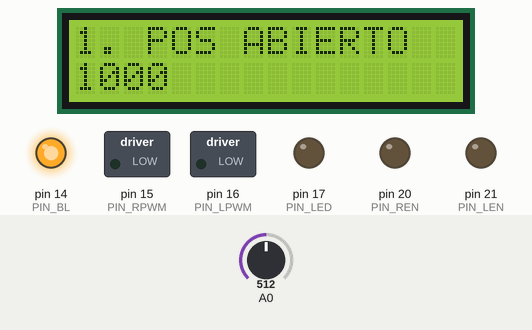
Recording of a sketch running on a simulated Arduino Mega 2560, built with avr-gcc and run on an emulated ATmega2560. Parts: 16×2 character LCD, switched loads named in the sketch (green lamp = pin HIGH), output pins drawn as LEDs (lit = HIGH). The test bench sets the inputs (shaded band); at power-on: A0 = 512. EEPROM starts erased.

Above: at 1.3 s.
1.4 s: A0 set to 53
At 2.6 s:
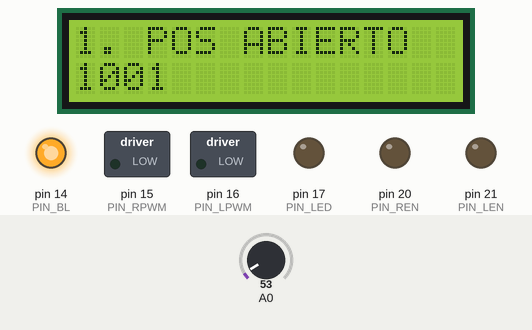
3.0 s: A0 set to 45
At 3.9 s:
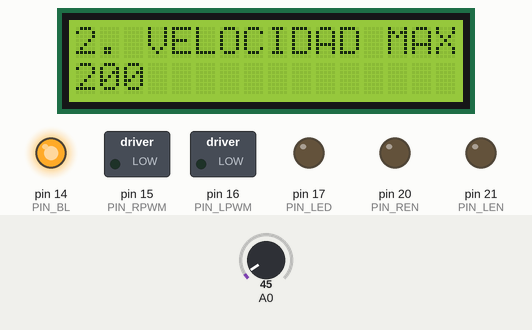
4.6 s: A0 set to 122
At 5.1 s:
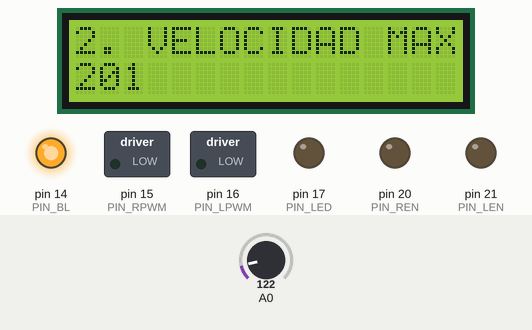
6.2 s: A0 set to 15
At 7.5 s:
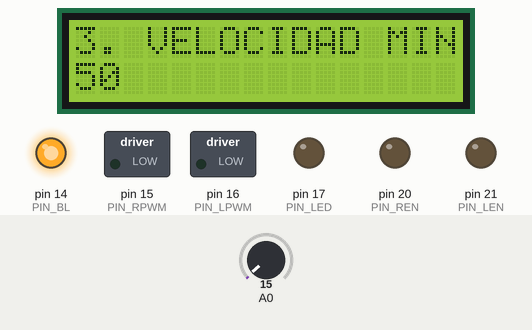
Timing chart, 0 to 8.8 s (numbered marks = the images above; inputs shaded):
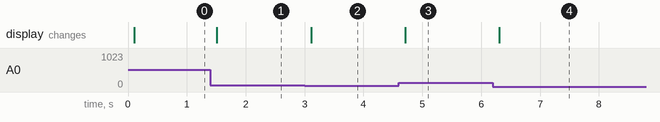

Measured:
- the behaviour switches between 50 and 49 on A0 (found by bisection; images 1 and 2)
- after the input at 1.4 s, the display: changes after 0.11 s (image 1)
- after the input at 3.0 s, the display: changes after 0.11 s (image 2)
- after the input at 4.6 s, the display: changes after 0.11 s (image 3)
- after the input at 6.2 s, the display: changes after 0.11 s (image 4)

The sketch:

programa_menu_v0.1.ino
```cpp
/* MOTOR PUERTA ELEVADOR V0.1

  Abre y cierra una puerta accionada por un motor DC.
  Micrcontrolador ATMega3250.
  Núcleo https://github.com/MCUdude/MegaCore
  Se podría usar ATMega2560 y funcionar como Arduino Mega.
*/

// 3 pinouts (elegir uno)

// Pinout "Arduino Mega"
/*
#define PIN_RPWM 11 // right PWM puente H
#define PIN_LPWM 12 // left PWM puente H
#define PIN_REN 14 // right enable puente H
#define PIN_LEN 15 // left enable puente H
#define PIN_RIS 16 // right alarm (indica error, opcional)
#define PIN_LIS 17 // left alarm (indica error, opcional)
//
#define PIN_D4 4 // LCD D4
#define PIN_D5 5 // LCD D5
#define PIN_D6 6 // LCD D6
#define PIN_D7 7 // LCD D7
#define PIN_RS 8 // LCD register select
#define PIN_EN 9 // LCD enable
#define PIN_BL 10 // LCD back light (se puede regular brillo con PWM)
//
#define PIN_KEYS A0 // keypad (analog input)
#define PIN_KEY A1 // extra key
//
#define PIN_INTA 2 // encoder interrupt A
#define PIN_INTB 3 // encoder interrupt B
//
#define PIN_IN1 18 // entrada 1
#define PIN_IN2 19 // entrada 2
#define PIN_IN3 20 // entrada 3
#define PIN_IN4 21 // entrada 4
#define PIN_IN5 22 // entrada 5
#define PIN_OPN PIN_IN1 // open button (se usa valor definido arriba)
#define PIN_SWC PIN_IN2 // switch closed (final de carrera)
#define PIN_SEN PIN_IN3 // sensor de obstáculo
//
#define PIN_LED 13 // LED opcional
*/

// Pinout "ATMega2560 AVR"
/*
  #define PIN_RPWM 15
  #define PIN_LPWM 16
  #define PIN_REN 20
  #define PIN_LEN 21
  #define PIN_RIS 22
  #define PIN_LIS 23
  //
  #define PIN_D4 6
  #define PIN_D5 7
  #define PIN_D6 8
  #define PIN_D7 9
  #define PIN_RS 18
  #define PIN_EN 19
  #define PIN_BL 14
  //
  #define PIN_KEYS A4
  #define PIN_KEY A5
  //
  #define PIN_INTA 4
  #define PIN_INTB 5
  //
  #define PIN_IN1 24
  #define PIN_IN2 41
  #define PIN_IN3 42
  #define PIN_IN4 43
  #define PIN_IN5 44
  #define PIN_OPN PIN_IN1
  #define PIN_SWC PIN_IN2
  #define PIN_SEN PIN_IN3
  //
  #define PIN_LED 17
*/

// Pinout "ATMega3250 AVR"

  #define PIN_RPWM 15
  #define PIN_LPWM 16
  #define PIN_REN 20
  #define PIN_LEN 21
  #define PIN_RIS 22
  #define PIN_LIS 23
  //
  #define PIN_D4 6
  #define PIN_D5 7
  #define PIN_D6 8
  #define PIN_D7 9
  #define PIN_RS 18
  #define PIN_EN 19
  #define PIN_BL 14
  //
  #define PIN_KEYS A4
  #define PIN_KEY A5
  //
  #define PIN_INTA 4
  #define PIN_INTB 5
  //
  #define PIN_IN1 24
  #define PIN_IN2 41
  #define PIN_IN3 42
  #define PIN_IN4 43
  #define PIN_IN5 44
  #define PIN_OPN PIN_IN1
  #define PIN_SWC PIN_IN2
  #define PIN_SEN PIN_IN3
  //
  #define PIN_LED 17


// PID
float kp = 1;
float ki = 0;
float kd = 0;
// los valores se podrían cambiar en el menu

// Valores ajustables durante la ejecución del programa
// Se guardan en la EEPROM

// Posicion de puerta abierta
// medida con numero de pulsos del encoder
int32_t open_pos = 1000;
// idealmente la posición debe cambiar entre 0 y open_pos

// Ancho de pulso maximo (PWM)
// En el menu se llama velodiad maxima
// Valores entre 0 y 255. Siempre mayor a min_v
int max_v = 200;

// Ancho de pulso minimo (PWM)
// En el menu se llama velocidad minima
// Valores entre 0 y 255. Siempre menor a max_v
// Se necesitan al menos 3V para mover el motor
// Si la fuente es de 24V, lo mejor es que min_v >= 32
int min_v = 50;

// Tiempo abierto
// Cuanto tiempo permanece la puerta abierta una vez que alcanza la open_pos
float open_t = 3.0; //segundos

// EEPROM
#include <EEPROM.h>
int addr_open_pos = 0; //direccion para guardar valor de open_pos
int addr_max_v = sizeof(open_pos); //direccion para max_v
int addr_min_v = addr_max_v + sizeof(max_v); //direccion para min_v
int addr_open_t = addr_min_v + sizeof(min_v); //direccion para open_t
bool saved = false; // inidica si se han guardado valores en EEPROM

// LCD
#include <LiquidCrystal.h>
LiquidCrystal lcd(PIN_RS, PIN_EN, PIN_D4, PIN_D5, PIN_D6, PIN_D7);

// Botones (keypad)
#define B_RIGHT  0
#define B_UP     1
#define B_DOWN   2
#define B_LEFT   3
#define B_SELECT 4
#define B_NONE   5
int key; // tecla presionada
int key_prev; // tecla presionada anteriormente
int key_cont = 0; // contador para activar cambio rapido de valores
int key_cont_max = 25; // valor maximo del contador

// Menu
// Existe una "pagina" para cada valor configurable
int8_t menu = 0;
int8_t max_menu = 4; // numero de valores configurables -1

// Frecuencia de eventos
// Las acciones se realizand con diferente frecuencia para ahorrar tiempo de procesamiento
// Los botones se leen 50 veces por segundo (cada 20 ms)
#define INTERVAL_KEYS 20
uint64_t t_keys = 0; // guarda los millis cuando ocurrio la lectura
// La LCD se actualiza cuando hay un cambio de valor, pero no más de 10 veces por segundo
#define INTERVAL_LCD 100
uint64_t t_lcd = 0; // guarda los millis cuando ocurrio la actualizacion
bool update_lcd = true; //indica si se debe actualizar
bool update_lcd2 = false; //actualizar solo linea 2
uint64_t t; // para guardar valor devuelto por millis()

void setup() {
  eeprom_put(); // USAR SOLO UNA VEZ AQUÍ!
  eeprom_get(); // obtener valores guardados en EEPROM

  // Configurar pines
  pinMode(PIN_RPWM, OUTPUT);
  pinMode(PIN_LPWM, OUTPUT);
  pinMode(PIN_REN, OUTPUT);
  pinMode(PIN_LEN, OUTPUT);
  pinMode(PIN_RIS, INPUT);
  pinMode(PIN_LIS, INPUT);
  //
  pinMode(PIN_BL, OUTPUT); // LCD back light
  digitalWrite(PIN_BL, 1); // encender luz
  //
  analogRead(PIN_KEYS); //pinMode(PIN_KEYS, INPUT);
  analogRead(PIN_KEY); //pinMode(PIN_KEY, INPUT);
  //
  pinMode(PIN_INTA, INPUT);
  pinMode(PIN_INTB, INPUT);
  //
  pinMode(PIN_IN1, INPUT);
  pinMode(PIN_IN2, INPUT);
  pinMode(PIN_IN3, INPUT);
  pinMode(PIN_IN4, INPUT);
  pinMode(PIN_IN5, INPUT);
  //
  pinMode(PIN_LED, OUTPUT);

  // Primera lectura de botones
  key = read_buttons();
  key_prev = key;

  // Mensaje inicial
  lcd.begin(16, 2);
  //lcd.print("hello, world!");
}

void loop() {
  t = millis(); // tiempo actual

  if (t - t_keys >= INTERVAL_KEYS) {
    t_keys = t; // guardar tiempo
    key_prev = key; // guardar boton anterior
    key = read_buttons(); // leer boton actual
    int delta = 0; // cambio de valor
    bool sel = false; // select presionado

    if (key != B_NONE) {// si boton presionado
      key_cont ++; // incrementar contador
      if (key != key_prev) {//si se acaba de presionar
        key_cont = 1; // primer incremento
        update_lcd = true; // LCD se va a actualizar

        switch (key) { // realizar accion que depende del boton presionado
          case B_LEFT: // izquierda, pagina anterior
            menu--;
            if (menu < 0) menu = max_menu;
            if (menu > max_menu) menu = 0;
            break;
          case B_RIGHT: // derecha, pagina siguiente
            menu++;
            if (menu < 0) menu = max_menu;
            if (menu > max_menu) menu = 0;
            break;
          case B_UP: // arriba, incrementar valor
            delta = 1;
            break;
          case B_DOWN: // abajo, decrementar valor
            delta = -1;
            break;
          case B_SELECT:
            sel = true;
            break;
        }//switch
      }//if
      else { //si el boton se ha mantenido presionado, incrementar valor rapido
        if (key_cont > key_cont_max) {
          key_cont = key_cont_max;
          if (key == B_UP) delta = 1;
          if (key == B_DOWN) delta = -1;
        }

      }

      // Cambiar valor, dependiendo del menú
      switch (menu) {
        case 0: //open_pos
          open_pos += delta;
          if (open_pos < 1) open_pos = 1; // no debe llegar a cero
          break;
        case 1: //max_v
          max_v += delta;
          if (max_v > 255) max_v = 255; // no debe ser mayor a 255
          if (max_v <= min_v) max_v = min_v + 1; // no debe ser menor a min_v
          break;
        case 2: //min_v
          min_v += delta;
          if (min_v < 0) min_v = 0; // no debe ser menor a cero
          if (min_v >= max_v) min_v = max_v - 1;
          break;
        case 3: //open_t
          open_t  += float(delta) * 0.1;
          if (open_t < 0.0) open_t = 0.0;
          break;
        case 4:
          if (sel) {
            eeprom_put();
            saved = true;
          }
          break;
      }//switch

    }//if
    else {
      key_cont = 0; // reiniciar contador
    }

  }

  if (t - t_lcd >= INTERVAL_LCD) {
    t_lcd = t;
    if (update_lcd) {
      update_lcd = false;
      lcd.clear();

      switch (menu) {
        case 0: //open_pos
          lcd.print("1. POS ABIERTO");
          //         12345678901234
          lcd.setCursor(0, 1);
          lcd.print(open_pos);
          break;
        case 1: //max_v
          lcd.print("2. VELOCIDAD MAX");
          //         1234567890123456
          lcd.setCursor(0, 1);
          lcd.print(max_v);
          break;
        case 2: //min_v
          lcd.print("3. VELOCIDAD MIN");
          //         1234567890123456
          lcd.setCursor(0, 1);
          lcd.print(min_v);
          break;
        case 3: //open_t
          lcd.print("4. T ABIERTO");
          //         1234567890123456
          lcd.setCursor(0, 1);
          lcd.print(open_t);
          break;
        case 4: //guardar
          lcd.print("5. GUARDAR CONF");
          //         1234567890123456
          if (saved) {
            saved = false;
            lcd.setCursor(0, 1);
            lcd.print("GUARDADO");
          }
          break;
      }
    }
  }

}

// Leer botones
// Se puede hacer 50 veces por segundo (cada 20 ms)
int read_buttons()
{
  int adc_key_in = analogRead(0);
  // Mis botones dan:  0, 145, 329, 507, 743
  // Mis botones dan:  0, 144, 343, 513, 732, 1023
  // Comparar con un margen comodo
  if (adc_key_in > 900) return B_NONE;
  if (adc_key_in < 50)  return B_RIGHT;
  if (adc_key_in < 250) return B_UP;
  if (adc_key_in < 450) return B_DOWN;
  if (adc_key_in < 650) return B_LEFT;
  if (adc_key_in < 850) return B_SELECT;

  return B_NONE;  // Por si todo falla
}

// Funcionamiento avanzado de los botones
// Se detecta presión de un botón cuando el valor cambia
// Un paso extra es verificar que antes no esta presionada otro boton
// Así no hay respuesta cuando se presionan varios botones a la vez
// Cuando el boton se mantiene presionado, incrementa un contador
// Si el contador alcanza un valor definido, el valor cambia rapidamente

// Funcion para escribir valores en EEPROM
void eeprom_put() {
  EEPROM.put(addr_open_pos, open_pos);
  EEPROM.put(addr_max_v, max_v);
  EEPROM.put(addr_min_v, min_v);
  EEPROM.put(addr_open_t, open_t);
}

// Funcion para leer valores de EEPROM
void eeprom_get() {
  EEPROM.get(addr_open_pos, open_pos);
  EEPROM.get(addr_max_v, max_v);
  EEPROM.get(addr_min_v, min_v);
  EEPROM.get(addr_open_t, open_t);
}
```
